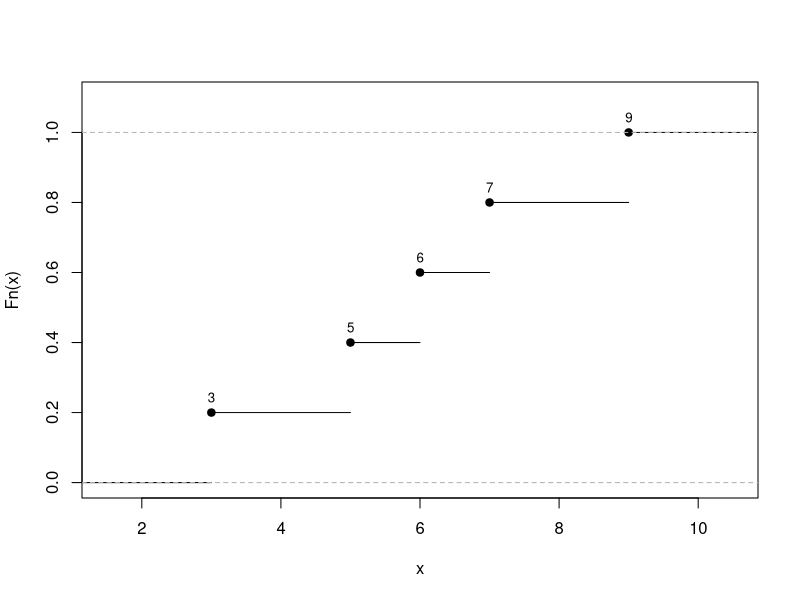
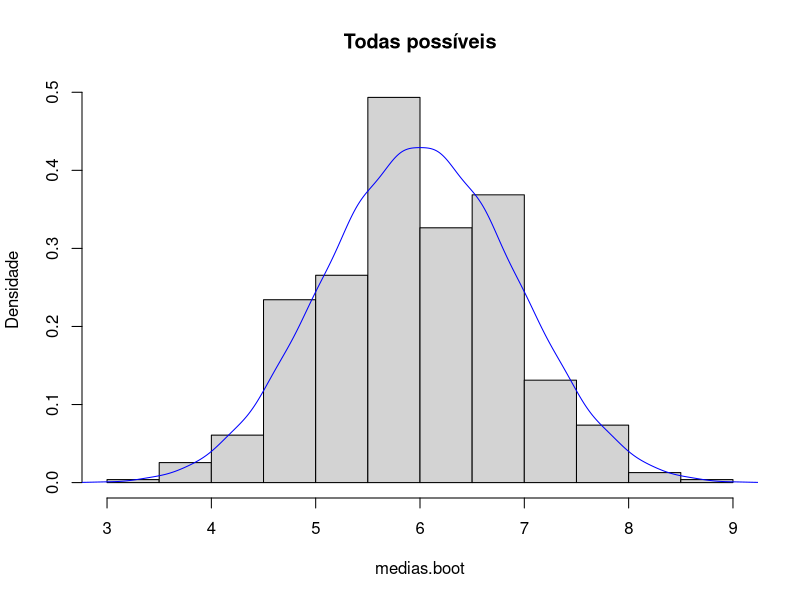
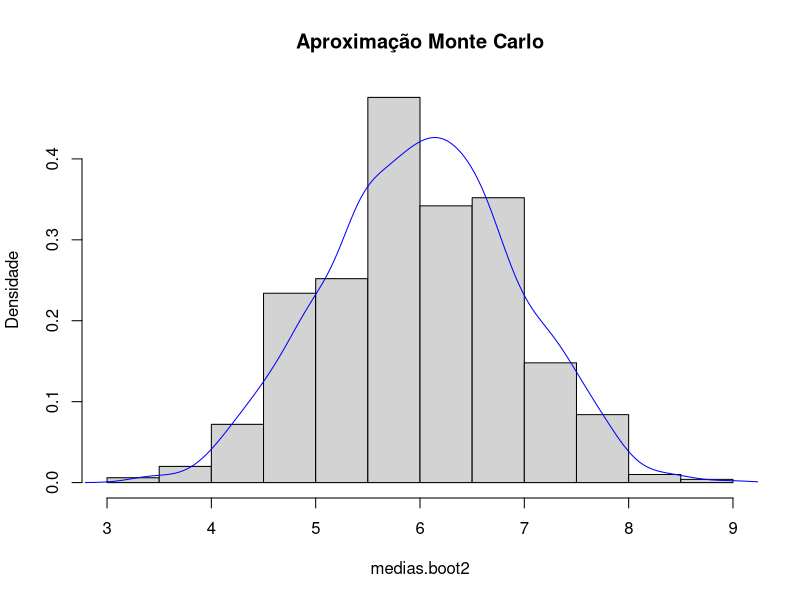

R code for these plots, in order:
original <- c(7,5,3,9,6)
Fn <- ecdf(original)
summary(original)
knots(Fn)
plot(Fn,ylim=c(0,1.1),main= "")
text(knots(Fn),1:5/5,knots(Fn),cex=0.8,pos=3)
#geração da amostra bootstrap
set.seed(666)
amostra.boot <- sample(original,5, replace = TRUE)
amostra.boot
mean(amostra.boot)
#geração de todas as amostras com reposição da original
library(gtools)
amostras.boot <- permutations(n=5,r=5,v= original,repeats.allowed = T)
dim(amostras.boot)
medias.boot <- apply(amostras.boot, 1, mean)
mean(medias.boot)
hist(medias.boot, freq = F, ylab = "Densidade", main = "Todas possíveis")
lines(density(medias.boot), col = "blue")
# Aproximação Monte Carlo da distribuição bootstrap
medias.boot2 <- replicate(1000, mean(sample(original, 5, replace = T)))
mean(medias.boot2)
hist(medias.boot2, freq = F, ylab = "Densidade",main = "Aproximação Monte Carlo")
lines(density(medias.boot2), col = "blue")
